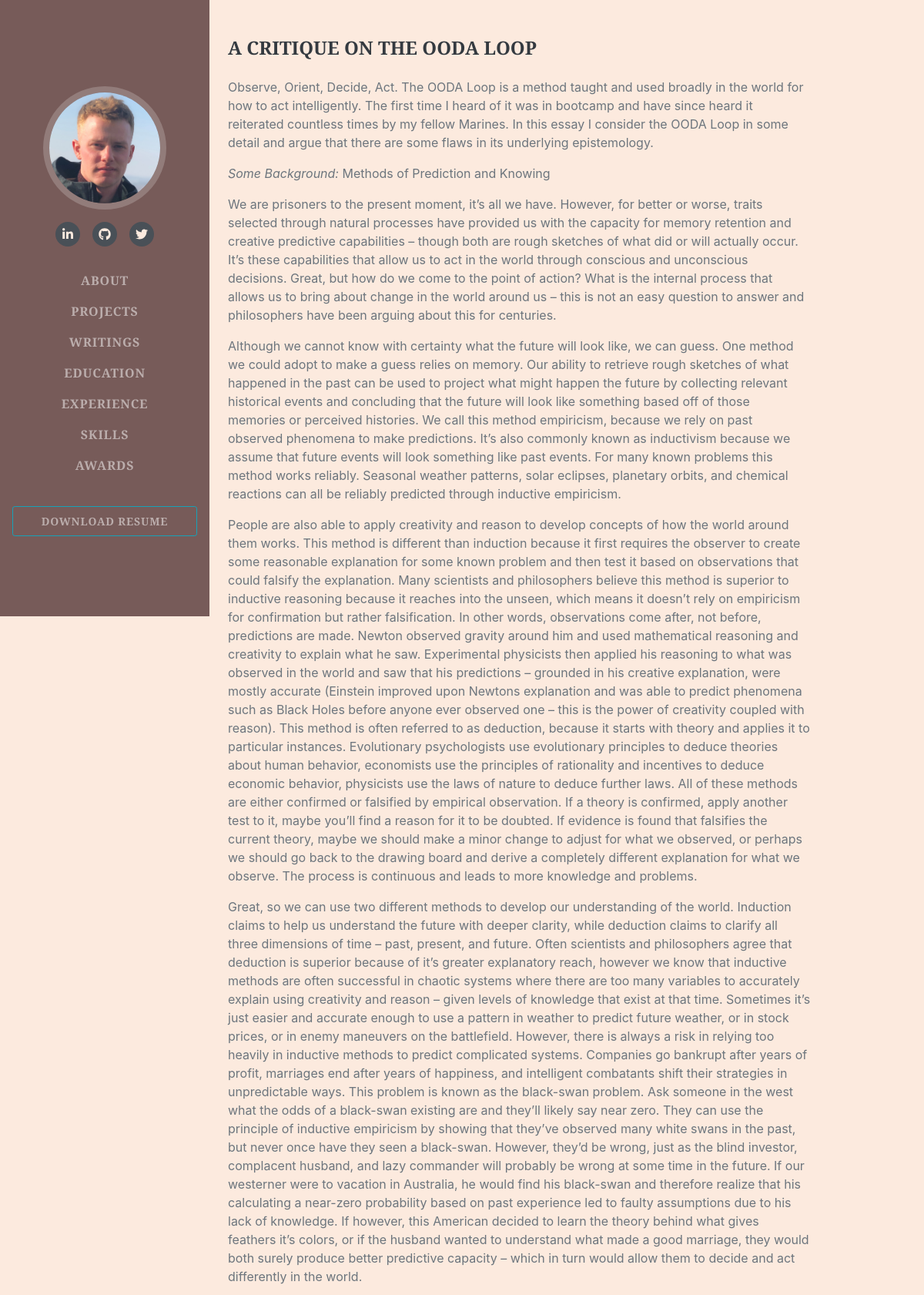
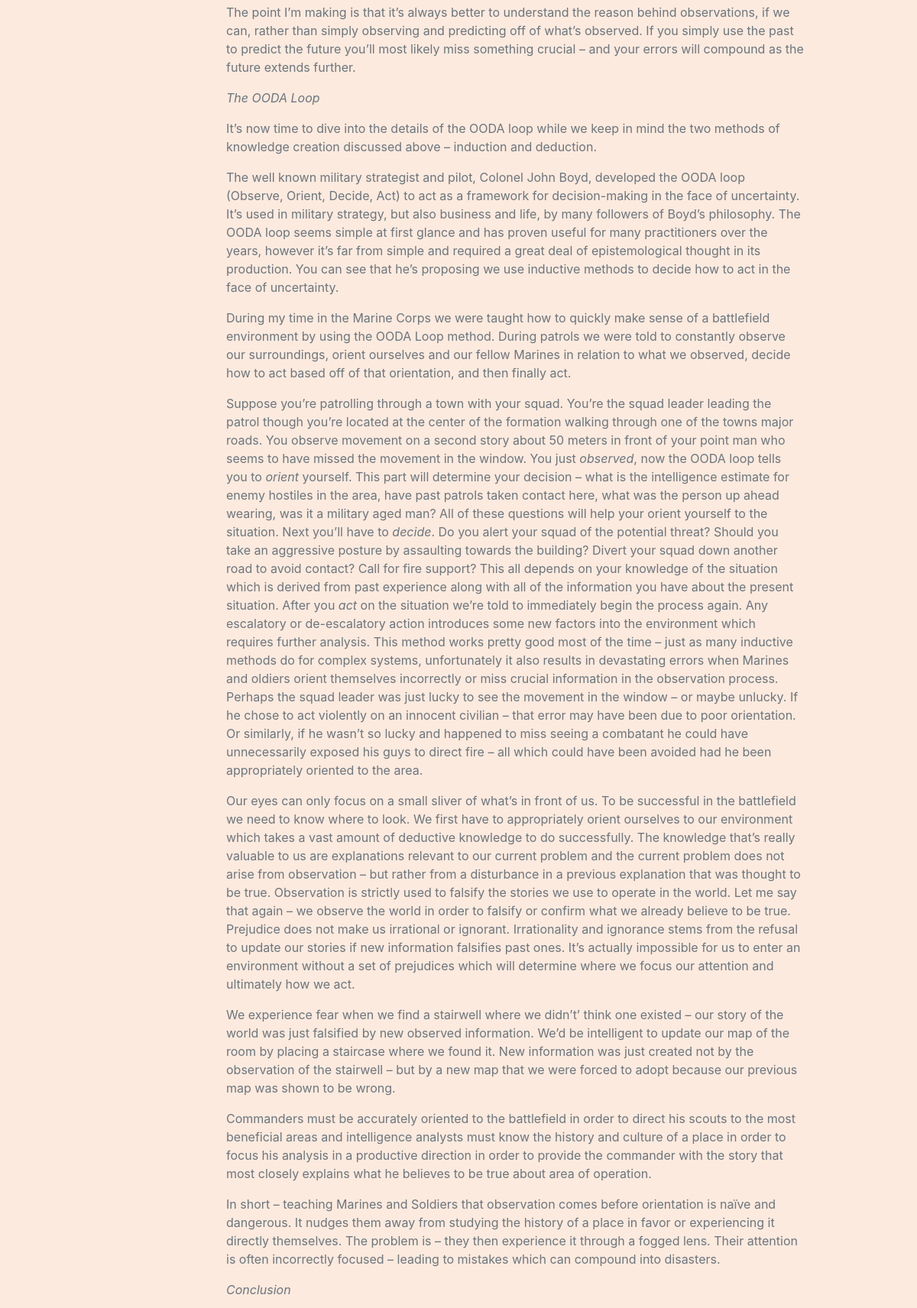
Screenshot of /writings/12 (upper part) with the database file from the repository (2 pictures, top to bottom).
### portfolio/models.py (models this page shows, shortened)
class Essay(db.Model):
    id = db.Column(db.Integer, primary_key=True)
    title = db.Column(db.Text)
    text = db.Column(db.Text)

### portfolio/writings/views.py (the view)
@writings_blueprint.route('/<int:essay_id>')
def essay_detail(essay_id):
    essay = Essay.query.get_or_404(essay_id)
    return render_template('essay_detail.html' , essay = essay)

### portfolio/writings/templates/writings/essay_detail.html (shortened to what this page needs)
{% extends "base.html" %}
{% block content %}
<div class="container">
<br>
<br>
<div style = "padding-right:15%"class="container-md">
  <h4 class="mb-0">{{essay.title}}</h4>
  <br>
  <p class="container fa-ul mb-0 mr-5 px-5">{{essay.text | safe}}</p>
  <br>
</div>
</div>
{% endblock %}

### rows the page displays
Essay: title "A CRITIQUE ON THE OODA LOOP", text "Observe, Orient, Decide, Act. The OODA Loop is a method taught and used broadly in the world for how to act intelligently. The first time I heard of it was in bootcamp and have since heard it reiterated countless times by my fellow Marines. In this essay I consider the OODA Loop in some detail and argue that there are some flaws in its underlying epistemology. Some Background: Methods of Prediction and Knowing We are prisoners to the present moment, it’s all we have. However, for better or worse, traits selected through natural processes have provided us with the capacity for memory retention and creative predictive capabilities – though both are rough sketches of what did or will actually…"
